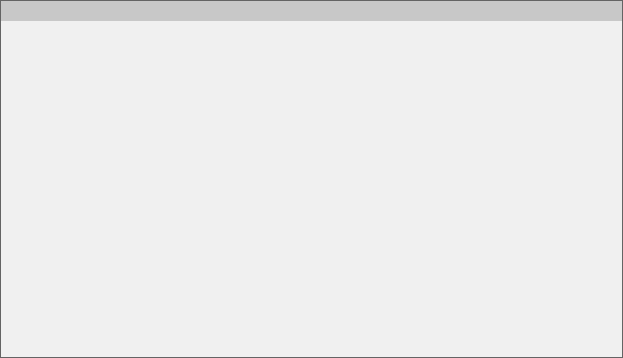
<?xml version="1.0" encoding="UTF-8"?>
<ui version="4.0">
 <class>VVidPBWidget</class>
 <widget class="QWidget" name="VVidPBWidget">
  <property name="geometry">
   <rect>
    <x>0</x>
    <y>0</y>
    <width>623</width>
    <height>358</height>
   </rect>
  </property>
  <property name="font">
   <font>
    <family>나눔스퀘어_ac</family>
   </font>
  </property>
  <property name="windowTitle">
   <string>AvocadoNVR video</string>
  </property>
  <property name="windowIcon">
   <iconset resource="../velibui.qrc">
    <normaloff>:/action/resources/libuivsc32.png</normaloff>:/action/resources/libuivsc32.png</iconset>
  </property>
  <property name="styleSheet">
   <string notr="true">background-color: rgb(100,100,100);</string>
  </property>
  <layout class="QVBoxLayout" name="verticalLayout_2">
   <property name="spacing">
    <number>0</number>
   </property>
   <property name="leftMargin">
    <number>0</number>
   </property>
   <property name="topMargin">
    <number>0</number>
   </property>
   <property name="rightMargin">
    <number>0</number>
   </property>
   <property name="bottomMargin">
    <number>0</number>
   </property>
   <item>
    <widget class="QWidget" name="videoWrapper" native="true">
     <property name="font">
      <font>
       <family>나눔스퀘어_ac</family>
      </font>
     </property>
     <property name="contextMenuPolicy">
      <enum>Qt::DefaultContextMenu</enum>
     </property>
     <property name="autoFillBackground">
      <bool>false</bool>
     </property>
     <property name="styleSheet">
      <string notr="true">background-color: rgb( 100,100,100);</string>
     </property>
     <layout class="QVBoxLayout" name="verticalLayout">
      <property name="spacing">
       <number>0</number>
      </property>
      <property name="leftMargin">
       <number>1</number>
      </property>
      <property name="topMargin">
       <number>1</number>
      </property>
      <property name="rightMargin">
       <number>1</number>
      </property>
      <property name="bottomMargin">
       <number>1</number>
      </property>
      <item>
       <widget class="VSCVideoInfo" name="videoInfo" native="true">
        <property name="minimumSize">
         <size>
          <width>0</width>
          <height>20</height>
         </size>
        </property>
        <property name="maximumSize">
         <size>
          <width>16777215</width>
          <height>20</height>
         </size>
        </property>
        <property name="font">
         <font>
          <family>나눔스퀘어_ac</family>
         </font>
        </property>
        <property name="styleSheet">
         <string notr="true">background-color:rgb(200, 200, 200)</string>
        </property>
       </widget>
      </item>
      <item>
       <widget class="VideoWidget" name="video" native="true">
        <property name="font">
         <font>
          <family>나눔스퀘어_ac</family>
         </font>
        </property>
        <property name="autoFillBackground">
         <bool>false</bool>
        </property>
        <property name="styleSheet">
         <string notr="true">background-color:rgb(240, 240, 240)</string>
        </property>
       </widget>
      </item>
     </layout>
    </widget>
   </item>
  </layout>
 </widget>
 <customwidgets>
  <customwidget>
   <class>VideoWidget</class>
   <extends>QWidget</extends>
   <header>videowidget.h</header>
   <container>1</container>
  </customwidget>
  <customwidget>
   <class>VSCVideoInfo</class>
   <extends>QWidget</extends>
   <header>vscvideoinfo.h</header>
   <container>1</container>
  </customwidget>
 </customwidgets>
 <resources>
  <include location="../velibui.qrc"/>
 </resources>
 <connections/>
</ui>
